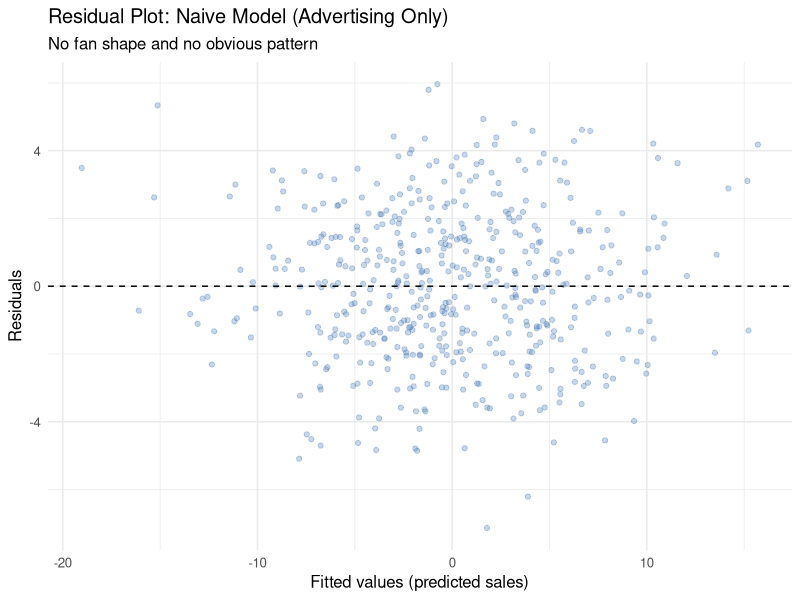
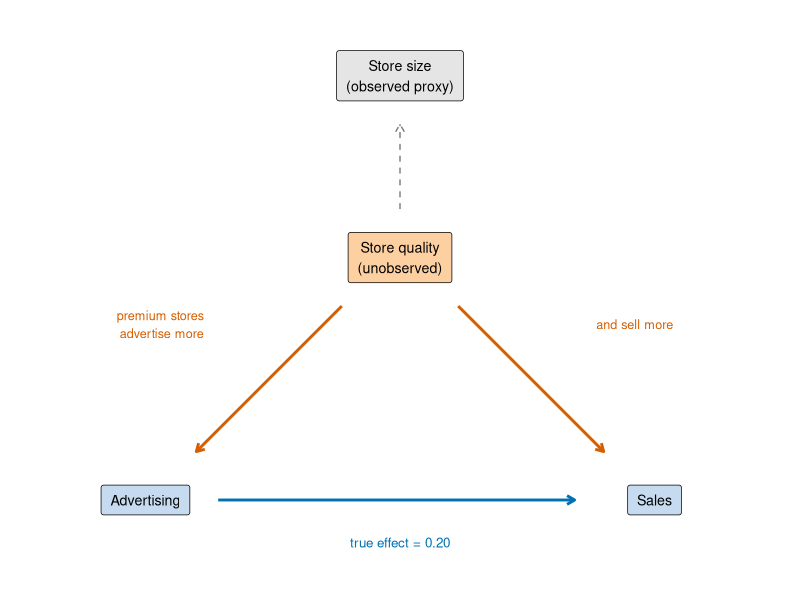
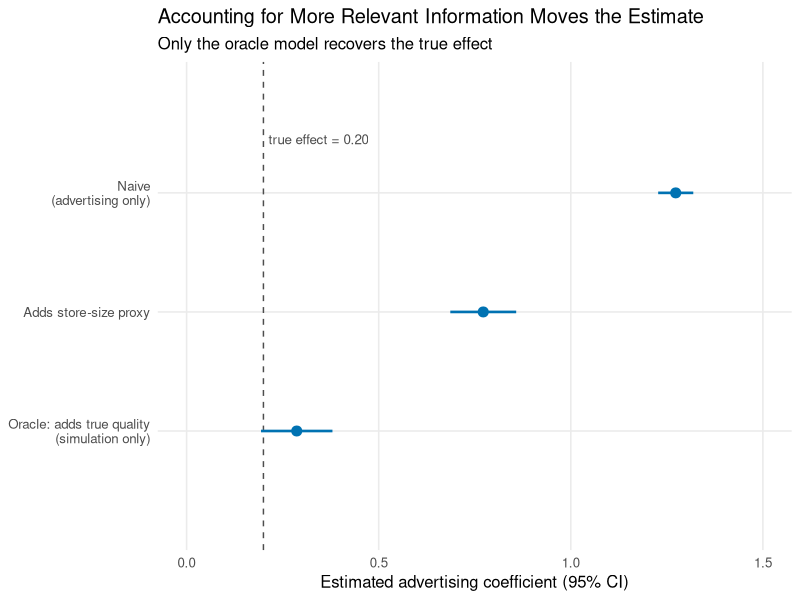
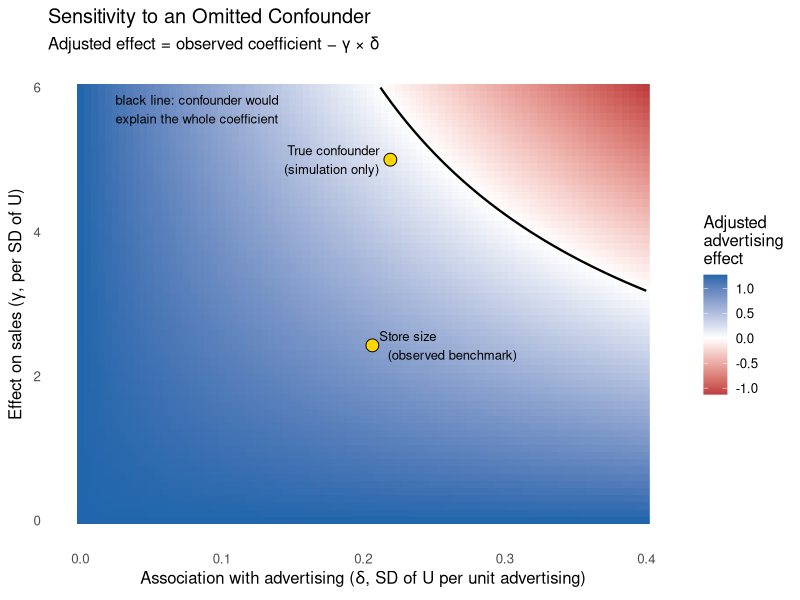

Recreate these plots in R, in order.
## ---- chunk 1
knitr::opts_chunk$set(
  echo = TRUE,
  fig.width = 8,
  fig.height = 5,
  fig.path = "figs/",
  dev = "svg"
)

dir.create("figs", recursive = TRUE, showWarnings = FALSE)
## ---- chunk 2
#| code-summary: "▶ Load required packages"
# Uncomment to install if needed:
# install.packages(c("lavaan", "semTools", "MASS", "ggplot2",
#                    "dplyr", "tidyr", "corrplot", "knitr", "lmtest",
#                    "mclust", "dbscan"))

library(lavaan)       # CFA and SEM (Cases 1 and 3)
library(semTools)     # htmt() and auxiliary SEM tools (Cases 1 and 3)
library(MASS)         # mvrnorm(): generate multivariate normal data (all cases)
library(ggplot2)      # Visualizations (all cases)
library(dplyr)        # Data manipulation (all cases)
library(tidyr)        # Data reshaping (Cases 2 and 3)
library(corrplot)     # Correlation heatmap (Case 1)
library(knitr)        # Nicely formatted tables (all cases)
library(lmtest)       # Breusch-Pagan heteroskedasticity test (Case 2)
library(mclust)       # Gaussian mixture models / latent class analysis (Case 4)
library(dbscan)       # Local outlier factor and DBSCAN clustering (Case 5)
## ---- chunk 3
#| code-summary: "▶ Three-panel Venn figure (R-generated SVG)"
#| results: asis
#| echo: true

# Two equal circles (radius r, centres d apart); each region is traced as a polygon.
r <- 60; d <- 72; cxA <- 150 - d/2; cxB <- 150 + d/2; cy <- 75
h  <- sqrt(r^2 - (d/2)^2); th0 <- atan2(h, d/2)
arc <- function(cx, from, to, n = 60) { th <- seq(from, to, length.out = n); cbind(cx + r * cos(th), cy - r * sin(th)) }
as_path <- function(m) paste0("M", paste(sprintf("%.1f,%.1f", m[, 1], m[, 2]), collapse = " L"), " Z")
left_only  <- rbind(arc(cxA, th0, 2*pi - th0), arc(cxB, pi + th0, pi - th0))      # circle A outside circle B
lens       <- rbind(arc(cxA, -th0, th0),       arc(cxB, pi - th0, pi + th0))      # overlap
right_only <- cbind(300 - left_only[, 1], left_only[, 2])                          # mirror image of left_only
blue <- "#0072B2"; orange <- "#D55E00"; gold <- "#B8860B"

panel <- function(region, fill, title, text) {
  hl <- switch(region, left = left_only, both = lens, right = right_only)
  sprintf('<figure><svg viewBox="0 0 300 150" role="img" aria-label="%s">
  <circle cx="%.0f" cy="%.0f" r="%.0f" fill="%s" fill-opacity="0.08" stroke="%s" stroke-width="2.5"/>
  <circle cx="%.0f" cy="%.0f" r="%.0f" fill="%s" fill-opacity="0.08" stroke="%s" stroke-width="2.5"/>
  <path d="%s" fill="%s" fill-opacity="0.65"/>
  <text x="%.0f" y="83" text-anchor="middle" font-size="24" font-weight="700" fill="%s">DV</text>
  <text x="%.0f" y="83" text-anchor="middle" font-size="24" font-weight="700" fill="%s">OVB</text>
  </svg><figcaption><strong>%s</strong> %s</figcaption></figure>',
    title, cxA, cy, r, blue, blue, cxB, cy, r, orange, orange, as_path(hl), fill,
    cxA - 24, blue, cxB + 24, orange, title, text)
}

cat('<div class="venn-fig"><div class="venn-title">Related problems, but not the same problem</div>',
    '<div class="venn-legend"><span style="color:#0072B2">&#9679;</span> DV = discriminant validity problem &nbsp; <span style="color:#D55E00">&#9679;</span> OVB = omitted variable bias</div><div class="venn-panels">',
    panel("left", blue, "A. Measurement problem only",
          "A purchase-intention scale also picks up pre-existing environmental concern, but ad exposure is randomized and unrelated to that concern. The scale is contaminated, yet the advertising coefficient is not biased."),
    panel("both", gold, "B. Both problems",
          "The scale also measures environmental concern, and ad exposure is observational: concerned consumers see more green ads. The contaminating construct now covaries with the predictor, and the coefficient can partly reflect it."),
    panel("right", orange, "C. Estimation problem only",
          "Advertising spend and sales are recorded accurately from store records, but store quality drives both. The measures are valid; the advertising coefficient is still confounded."),
    '</div></div>', sep = "\n")
## ---- chunk 4
#| code-summary: "▶ Simulate observational store dataset (n=500)"
set.seed(2025)
n_obs <- 500

# ── Store quality: continuous, unobserved ─────────────────────────────────────
# Positive = premium, negative = budget. Never in our dataset.
U_quality <- rnorm(n_obs)

# ── Advertising spend: strongly correlated with store quality ──────────────────
# Premium stores invest much more — this is the source of OVB.
X_ads <- 4 * U_quality + rnorm(n_obs, sd = 1.5)

# ── Sales: driven by advertising (small true effect) AND store quality (large) ─
# TRUE advertising coefficient: 0.20 (small). Errors are homoskedastic.
Y_sales <- 0.20 * X_ads + 5.00 * U_quality + rnorm(n_obs, sd = 1.5)

# ── Store size: a strong proxy for quality (corr ≈ 0.95 with U_quality) ──────
store_size <- 1.5 * U_quality + rnorm(n_obs, sd = 0.5)

# ── Observed dataset (quality is hidden; store_size is sometimes available) ───
obs_df <- data.frame(
  advertising = X_ads,
  sales       = Y_sales,
  store_size  = store_size,
  quality     = U_quality    # kept here only because this is a simulation
)
## ---- chunk 5
#| code-summary: "▶ Naive OLS: advertising predicts sales"
# Naive regression — advertising is our only predictor
m_naive <- lm(sales ~ advertising, data = obs_df)
summary(m_naive)
## ---- chunk 6
#| code-summary: "▶ The omitted-variable decomposition for this simulation"
beta_true <- 0.20; gamma_u <- 5.00
var_x     <- 4^2 * 1 + 1.5^2           # Var(X) = 4^2 Var(U) + 1.5^2
cov_xu    <- 4 * 1                      # Cov(X, U) = 4 Var(U)
delta_u   <- cov_xu / var_x             # Cov(X,U)/Var(X)
ovb_term  <- gamma_u * delta_u
beta_naive_pop <- beta_true + ovb_term
b_naive <- unname(coef(m_naive)["advertising"])
## ---- chunk 7
#| code-summary: "▶ Plot: residuals vs. fitted (naive model)"
obs_df <- obs_df |>
  mutate(fitted_naive = fitted(m_naive),
         resid_naive  = residuals(m_naive))

ggplot(obs_df, aes(x = fitted_naive, y = resid_naive)) +
  geom_point(alpha = 0.3, colour = "#4575b4") +
  geom_hline(yintercept = 0, linetype = "dashed", colour = "black") +
  labs(x = "Fitted values (predicted sales)", y = "Residuals",
       title = "Residual Plot: Naive Model (Advertising Only)",
       subtitle = "No fan shape and no obvious pattern") +
  theme_minimal(base_size = 12)
## ---- chunk 8
#| code-summary: "▶ Breusch-Pagan test for heteroskedasticity"
bp <- lmtest::bptest(m_naive)
bp
## ---- chunk 9
#| code-summary: "▶ Diagram: store quality as a common cause"
nodes <- data.frame(x = c(5, 1.5, 8.5, 5), y = c(2.9, 0.9, 0.9, 4.4),
                    label = c("Store quality\n(unobserved)", "Advertising", "Sales", "Store size\n(observed proxy)"),
                    fill = c("#fdd0a2", "#c6dbef", "#c6dbef", "#e5e5e5"))
arr <- arrow(length = unit(0.22, "cm"))
ggplot() +
  geom_segment(aes(x = 4.2, xend = 2.2, y = 2.5, yend = 1.3), arrow = arr, colour = "#D55E00", linewidth = 1) +
  geom_segment(aes(x = 5.8, xend = 7.8, y = 2.5, yend = 1.3), arrow = arr, colour = "#D55E00", linewidth = 1) +
  geom_segment(aes(x = 2.5, xend = 7.4, y = 0.9, yend = 0.9), arrow = arr, colour = "#0072B2", linewidth = 1) +
  geom_segment(aes(x = 5, xend = 5, y = 3.3, yend = 4.0), arrow = arr, colour = "gray50", linetype = "dashed") +
  geom_label(data = nodes, aes(x, y, label = label, fill = fill), size = 3.6, label.padding = unit(0.55, "lines")) +
  annotate("text", x = 5, y = 0.55, label = "true effect = 0.20", colour = "#0072B2", size = 3.4) +
  annotate("text", x = 2.3, y = 2.35, label = "premium stores\nadvertise more", colour = "#D55E00", size = 3.2, hjust = 1) +
  annotate("text", x = 7.7, y = 2.35, label = "and sell more", colour = "#D55E00", size = 3.2, hjust = 0) +
  scale_fill_identity() + coord_cartesian(xlim = c(0, 10), ylim = c(0.3, 4.8)) + theme_void()
## ---- chunk 10
#| code-summary: "▶ Is the proxy associated with advertising, and with sales given advertising?"
m_size_ads   <- lm(advertising ~ store_size, data = obs_df)
m_proxy      <- lm(sales ~ advertising + store_size, data = obs_df)
fmt_cf <- function(fit, term) { s <- summary(fit)$coefficients[term, ]; sprintf("%.2f (SE %.2f)", s[1], s[2]) }
assoc_tab <- data.frame(
  Association = c("Store size → advertising (slope of advertising on store size)",
                  "Store size → sales, holding advertising fixed"),
  Estimate    = c(fmt_cf(m_size_ads, "store_size"), fmt_cf(m_proxy, "store_size")))
kable(assoc_tab, col.names = c("Association", "Estimate"))
## ---- chunk 11
#| code-summary: "▶ Plot: advertising coefficient across models, with 95% CIs"
m_oracle <- lm(sales ~ advertising + quality, data = obs_df)
cmp <- do.call(rbind, lapply(
  list("Naive\n(advertising only)" = m_naive, "Adds store-size proxy" = m_proxy,
       "Oracle: adds true quality\n(simulation only)" = m_oracle),
  function(m) data.frame(est = coef(m)["advertising"], lo = confint(m)["advertising", 1], hi = confint(m)["advertising", 2])))
cmp$model <- factor(rownames(cmp), levels = rev(rownames(cmp)))

ggplot(cmp, aes(est, model)) +
  geom_vline(xintercept = 0.20, linetype = "dashed", colour = "gray30") +
  geom_pointrange(aes(xmin = lo, xmax = hi), colour = "#0072B2", linewidth = 0.9, size = 0.6) +
  annotate("text", x = 0.20, y = 3.45, label = "true effect = 0.20", hjust = -0.05, size = 3.4, colour = "gray30") +
  labs(x = "Estimated advertising coefficient (95% CI)", y = NULL,
       title = "Accounting for More Relevant Information Moves the Estimate",
       subtitle = "Only the oracle model recovers the true effect") +
  coord_cartesian(xlim = c(0, 1.5), ylim = c(0.6, 3.5)) +
  theme_minimal(base_size = 12) + theme(panel.grid.minor = element_blank())
## ---- chunk 12
#| code-summary: "▶ Heatmap: advertising effect implied by hypothetical confounder strengths"
grid <- expand.grid(gamma = seq(0, 6, by = 0.1), delta = seq(0, 0.4, by = 0.005))
grid$adjusted <- b_naive - grid$gamma * grid$delta         # observed coefficient minus the omitted-variable term

# Observed benchmark: what the store-size proxy alone accounts for (standardised, so units match)
z_size  <- as.numeric(scale(obs_df$store_size))
g_bench <- unname(coef(lm(sales ~ advertising + z_size, data = obs_df))["z_size"])
d_bench <- unname(coef(lm(z_size ~ advertising, data = obs_df))["advertising"])
stopifnot(abs((b_naive - coef(m_proxy)["advertising"]) - g_bench * d_bench) < 1e-8)   # OLS identity

pts <- data.frame(gamma = c(gamma_u, g_bench), delta = c(delta_u, d_bench),
                  label = c("True confounder\n(simulation only)", "Store size\n(observed benchmark)"))
ggplot(grid, aes(delta, gamma, fill = adjusted)) +
  geom_raster() +
  geom_contour(aes(z = adjusted), breaks = 0, colour = "black", linewidth = 0.8) +
  scale_fill_gradient2(low = "#b2182b", mid = "white", high = "#2166ac", midpoint = 0,
                       name = "Adjusted\nadvertising\neffect") +
  geom_point(data = pts, aes(delta, gamma), inherit.aes = FALSE, shape = 21, size = 4, fill = "gold", colour = "black") +
  geom_text(data = pts, aes(delta, gamma, label = label), inherit.aes = FALSE, hjust = c(1.12, -0.12), vjust = 0.5, size = 3.3) +
  annotate("text", x = 0.025, y = 5.7, hjust = 0, size = 3.3, label = "black line: confounder would\nexplain the whole coefficient") +
  labs(x = expression("Association with advertising (" * delta * ", SD of U per unit advertising)"),
       y = expression("Effect on sales (" * gamma * ", per SD of U)"),
       title = "Sensitivity to an Omitted Confounder",
       subtitle = "Adjusted effect = observed coefficient − γ × δ") +
  theme_minimal(base_size = 12) + theme(panel.grid = element_blank())
